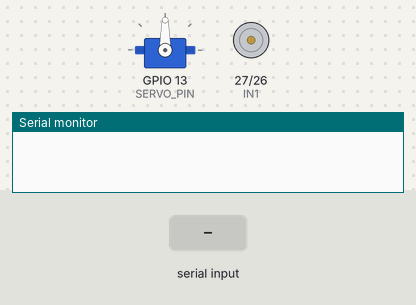
The sketch below on a simulated ESP32. On the bench: servo, motor-driver pin pairs drawn as motors (green arrow = first pin HIGH = forward, orange = second pin HIGH = backward, longer = more drive, scaled by the enable pin), the last lines printed to the serial monitor. The inputs (shaded band) are chosen by the test bench. Nothing arrives over Bluetooth unless stated.

Above: at 1.2 s.
1.3 s: "v" received over the second serial link
At 2.5 s:
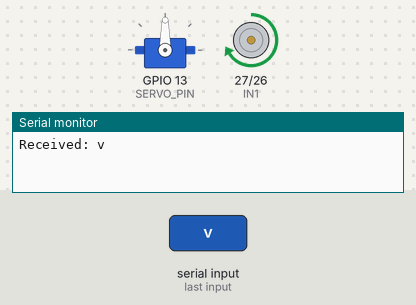
2.8 s: "c" received over the second serial link
At 3.6 s:
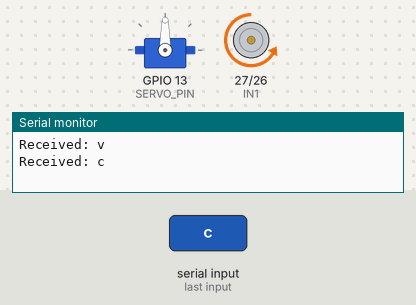
4.3 s: "d" received over the second serial link
At 4.8 s:
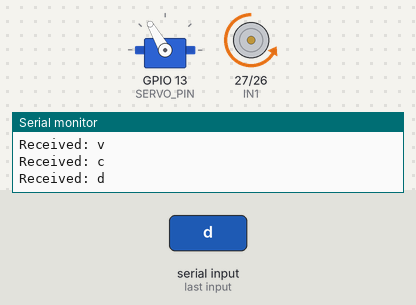
5.8 s: "b" received over the second serial link
At 7.0 s:
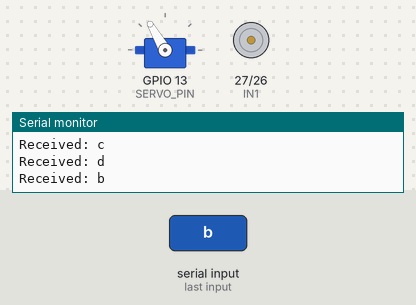
7.3 s: "a" received over the second serial link
At 8.3 s:
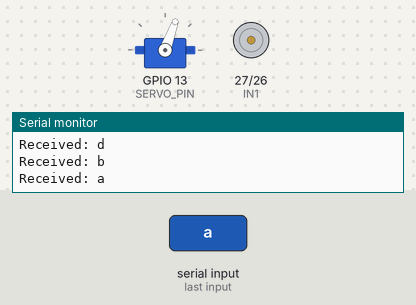
8.8 s: "v" received over the second serial link
At 9.4 s:
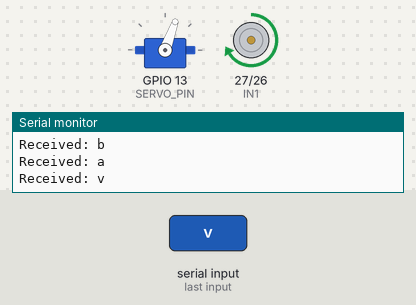
Timing chart, 0 to 11.3 s (numbered marks = the images above; inputs shaded):
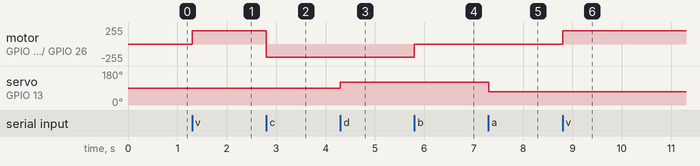

The sketch:

ESP32BluetoothCar.ino
```cpp
#include "BluetoothSerial.h"
#include <ESP32Servo.h>

BluetoothSerial SerialBT;

#define IN1 27
#define IN2 26
#define ENA 14
#define SERVO_PIN 13

Servo steeringServo;
String rxValue = "";

void setup() {
  Serial.begin(115200);
  SerialBT.begin("ESP32-RC-Car"); // Device name for pairing

  pinMode(IN1, OUTPUT);
  pinMode(IN2, OUTPUT);
  pinMode(ENA, OUTPUT);

  steeringServo.attach(SERVO_PIN, 500, 2400);
  steeringServo.write(90); // Center
}

void loop() {
  if (SerialBT.available()) {
    char c = SerialBT.read();
    rxValue = String(c);
    Serial.println("Received: " + rxValue);

    if (rxValue == "v") {
      digitalWrite(IN1, HIGH);
      digitalWrite(IN2, LOW);
      analogWrite(ENA, 200);
    } else if (rxValue == "c") {
      digitalWrite(IN1, LOW);
      digitalWrite(IN2, HIGH);
      analogWrite(ENA, 200);
    } else if (rxValue == "b") {
      digitalWrite(IN1, LOW);
      digitalWrite(IN2, LOW);
      analogWrite(ENA, 0);
    } else if (rxValue == "d") {
      steeringServo.write(120);
    } else if (rxValue == "a") {
      steeringServo.write(70);
    } else if (rxValue == "w") {
      steeringServo.write(90);
    }
  }
}
```

Measured:
- after the input at 1.3 s, motor on GPIO 27 (IN1) / GPIO 26 (IN2): stopped → forward 200/255 at once
- after the input at 2.8 s, motor on GPIO 27 (IN1) / GPIO 26 (IN2): forward 200/255 → backward 200/255 at once
- after the input at 4.3 s, servo on GPIO 13 (SERVO_PIN): 90° → 120° at once
- after the input at 5.8 s, motor on GPIO 27 (IN1) / GPIO 26 (IN2): backward 200/255 → stopped at once
- after the input at 7.3 s, servo on GPIO 13 (SERVO_PIN): 120° → 70° at once
- after the input at 8.8 s, motor on GPIO 27 (IN1) / GPIO 26 (IN2): stopped → forward 200/255 at once
